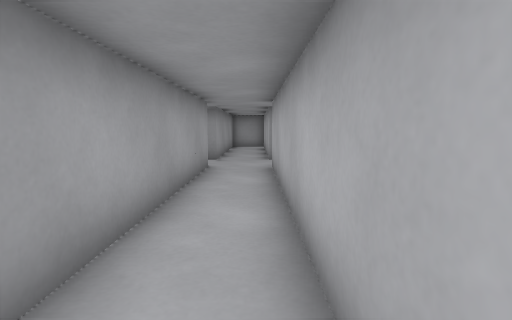
[1] (above)

18 first-person views from a walk through a Godot game level. The camera is 1.2 m above the floor, tilts 6° down and sees 80° across. The floor is counted in squares, 1 m on a side. Each view is taken from the middle of a square. On the plan, view 1 faces up. The plan holds only what a view shows up to about 13 squares ahead; the rest is blank. The place goes on beyond the plan. Surface patterns are stand-ins for the level's own textures.

[2]
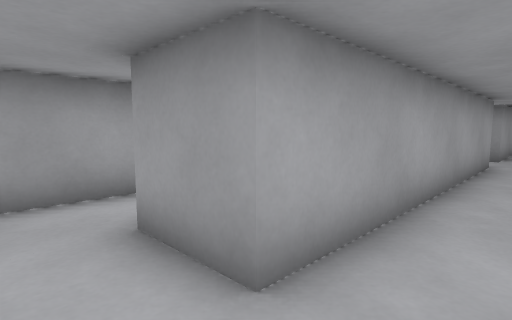

[3]
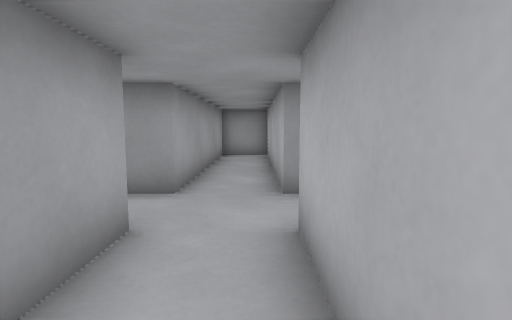

[4]
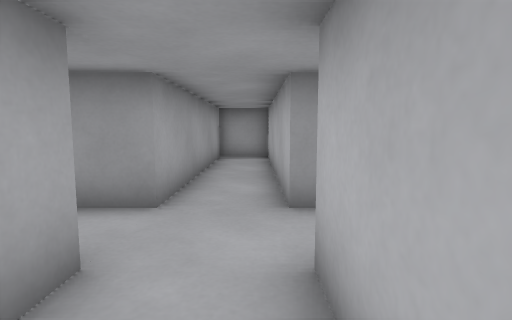

[5]
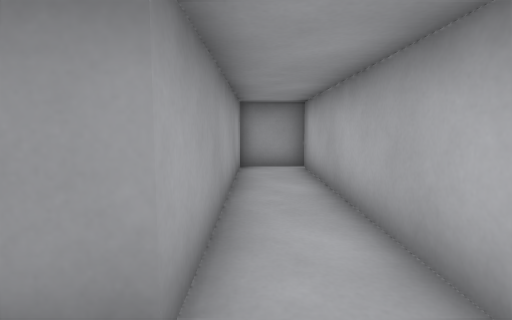

[6]
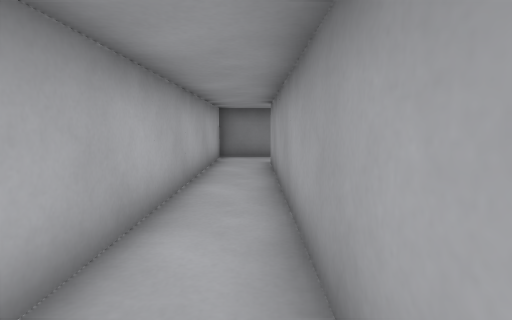

[7]
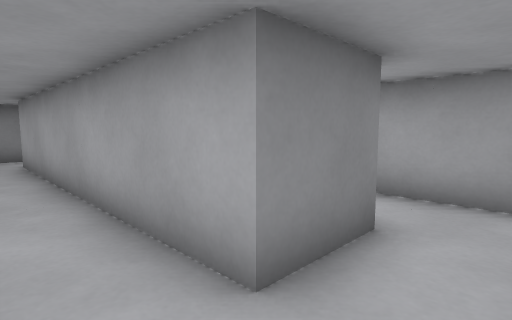

[8]
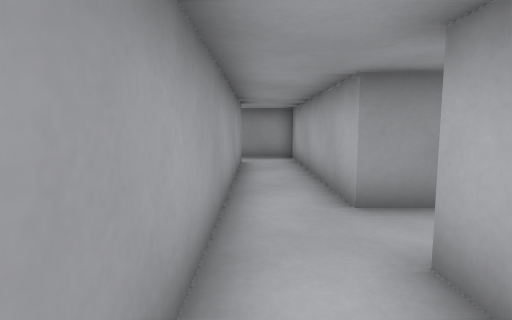

[9]
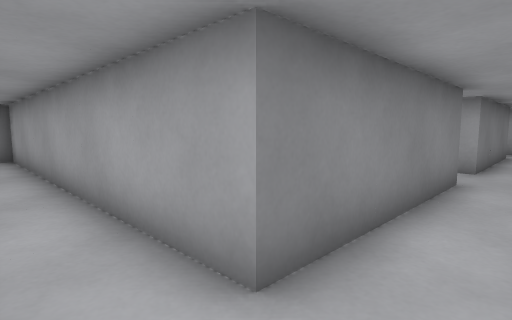

[10]
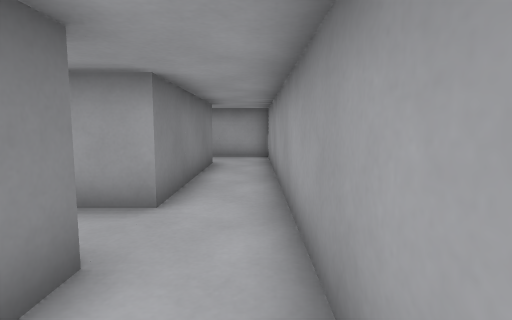

[11]
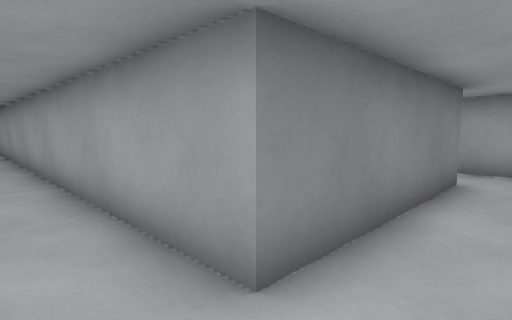

[12]
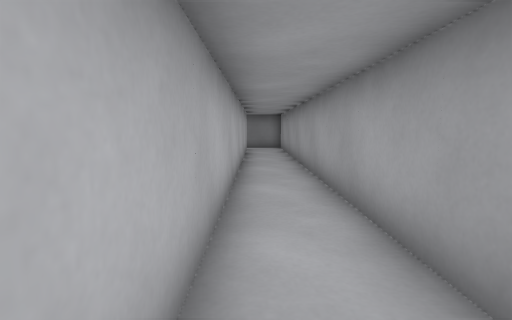

[13]
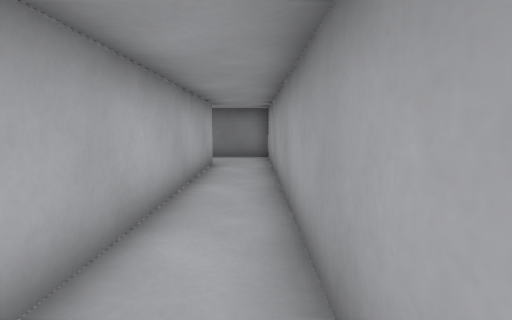

[14]
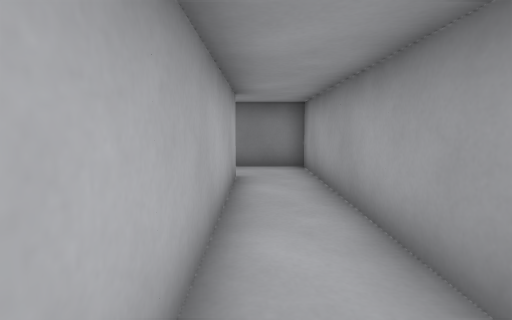

[15]
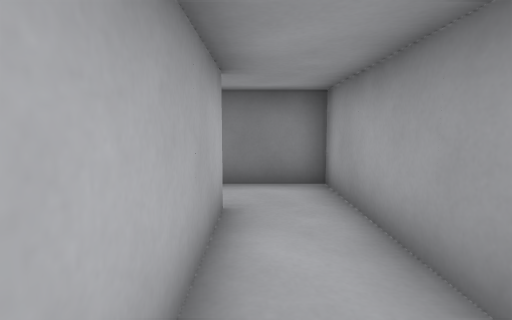

[16]
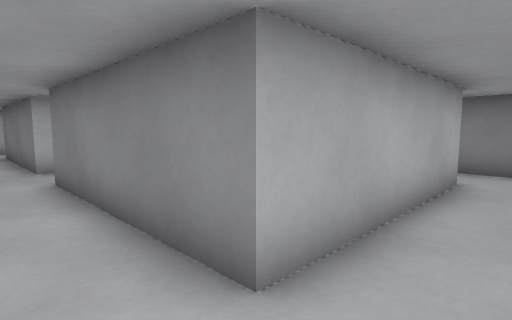

[17]
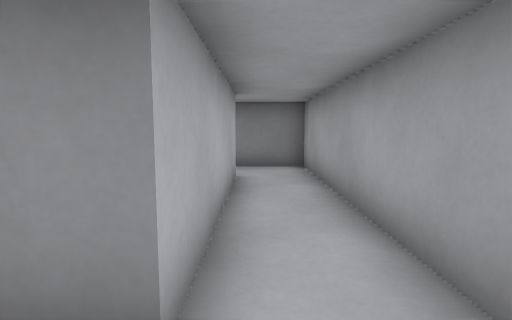

[18]
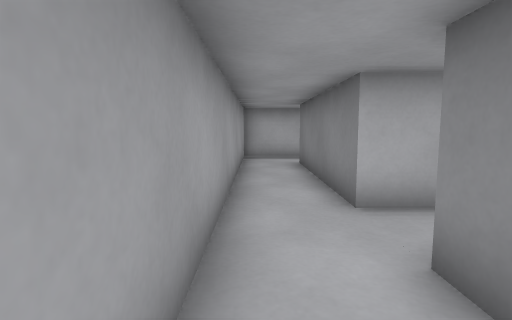

### Floor plan
Points are (right, up) in squares from view 1. A wall is a line through its corners. A room is listed if a view was taken in it or the views show most of it. See-through windows are left out.
Room 1 (views 1, 2, 3, 4, 5, 6, 7)
walls: (-3.5, 9.5) (-1.5, 9.5) (-1.5, -0.5) (-3.5, -0.5); (0.5, 11.5) (0.5, 19.5) (-1.5, 19.5) (-1.5, 11.5) (-3.5, 11.5); (-1.9, -2.5) (0.5, -2.5) (0.5, 9.5)
ways out: opening at (-2.5, 10.5) to room 2; opening at (-2.5, -1.5)
Room 2 (views 8, 9, 10, 11, 12, 13, 14, 15, 16, 17, 18)
walls: (-19.5, 11.4) (-19.5, 17.5) (-13.5, 17.5) (-13.5, -2.5) (-11.1, -2.5); (-3.5, 11.5) (-3.5, 19.5) (-20.8, 19.5); (-3.5, 8.6) (-3.5, 9.5); (-21.5, 19.6) (-21.5, 9.5) (-19, 9.5); (-11.5, -0.5) (-11.5, 17.5) (-5.5, 17.5) (-5.5, 5.5) (-5.1, 5.5)
ways out: opening at (-2.5, 10.5) to room 1; opening at (-18.5, 10.5); opening at (-10.5, -1.5)

Where each view was taken, in squares from view 1:
view 1: 0 up, 0 right, facing up
view 2: 2 down, 0 right, facing up-left
view 3: 6 up, 0 right, facing up
view 4: 7 up, 0 right, facing up
view 5: 10 up, 1 left, facing up
view 6: 10 up, 1 left, facing down
view 7: 11 up, 0 right, facing down-left
view 8: 7 up, 5 left, facing up
view 9: 19 up, 4 left, facing down-left
view 10: 19 up, 9 left, facing left
view 11: 19 up, 12 left, facing down-left
view 12: 16 up, 12 left, facing down
view 13: 10 up, 13 left, facing down
view 14: 7 up, 12 left, facing down
view 15: 4 up, 12 left, facing down
view 16: 19 up, 21 left, facing down-right
view 17: 19 up, 20 left, facing down
view 18: 19 up, 16 left, facing right
